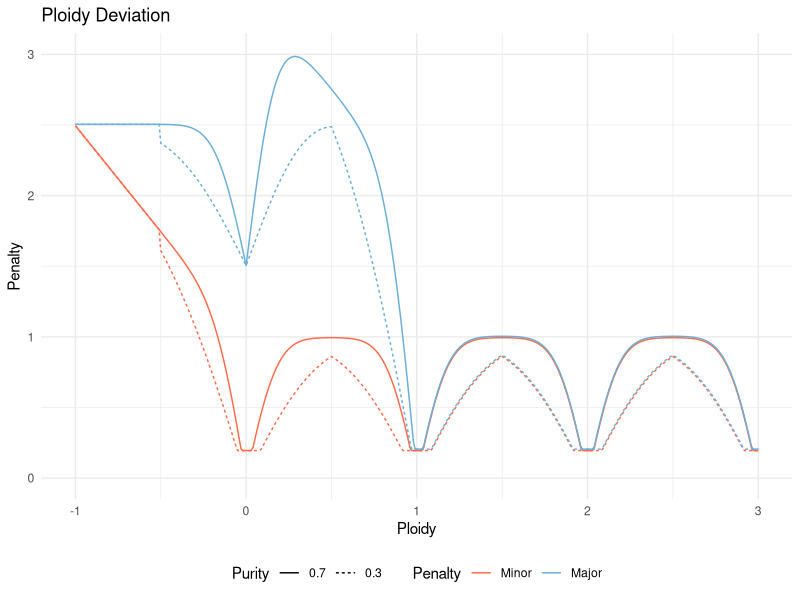

R code for this plot: (Note: this script raises an error after producing the figure.)
library(ggplot2)
library(tidyr)
library(dplyr)
library(cowplot)
theme_set(theme_bw())

ploidyPenaltyFactor = 0.3  
standardDeviation = 0.05
minStandardDeviationPerPloidyPoint = 1
majorAlleleSubOnePenaltyMultiplier = 2
majorAlleleSubOneAdditionalPenalty = 1.5
baselineDeviation = 0.2

alleleDeviation <- function(purity, normFactor, ploidy) {
  if (ploidy < -0.5) {
    return (1)
  }
  
  ploidyDistanceFromInteger = abs(ploidy - round(ploidy))
  standardDeviationsPerPloidy = max(minStandardDeviationPerPloidyPoint, purity * normFactor / 2/ standardDeviation)
  
  return (2 * pnorm(ploidyDistanceFromInteger * standardDeviationsPerPloidy) - 1)
}

subMininimumPloidyPenalty <- function(minPloidy, ploidy) {
  penalty = - majorAlleleSubOneAdditionalPenalty * (ploidy - minPloidy)
  return (min(majorAlleleSubOneAdditionalPenalty, max(penalty, 0)))
}

minorAlleleDeviation <- function(purity, normFactor, ploidy) {
  deviation = alleleDeviation(purity, normFactor, ploidy) + subMininimumPloidyPenalty(0, ploidy)
  return (max(deviation, baselineDeviation))
}

majorAlleleDeviation <- function(purity, normFactor, ploidy) {
  majorAlleleMultiplier = 1
  if (ploidy > 0 && ploidy < 1) {
    majorAlleleMultiplier = majorAlleleSubOnePenaltyMultiplier
  }
  
  deviation = majorAlleleMultiplier * alleleDeviation(purity, normFactor, ploidy) + subMininimumPloidyPenalty(1, ploidy)
  return (max(deviation, baselineDeviation))
}

eventPenalty <- function(majorAllele, minorAllele) {
  wholeGenomeDoublingDistance = 1 + (abs(majorAllele - 2)) + (abs(minorAllele - 2));
  singleEventDistance = (abs(majorAllele - 1)) + (abs(minorAllele - 1));
  
  return (1 + ploidyPenaltyFactor * min(singleEventDistance, wholeGenomeDoublingDistance))
}

ploidy = seq(-1, 3, by = 0.01)
highPurityMajorPenalty = data.frame(ploidy, penalty = sapply(ploidy, function (x) {majorAlleleDeviation(0.7, 1, x) + 0.005}))
highPurityMajorPenalty$Penalty <- "Major"
highPurityMajorPenalty$purity <- 0.7

highPurityMinorPenalty = data.frame(ploidy, penalty = sapply(ploidy, function (x) {minorAlleleDeviation(0.7, 1, x) - 0.005}))
highPurityMinorPenalty$Penalty <- "Minor"
highPurityMinorPenalty$purity <- 0.7

lowPurityMajorPenalty = data.frame(ploidy, penalty = sapply(ploidy, function (x) {majorAlleleDeviation(0.3, 1, x) + 0.005}))
lowPurityMajorPenalty$Penalty <- "Major"
lowPurityMajorPenalty$purity <- 0.3

lowPurityMinorPenalty = data.frame(ploidy, penalty = sapply(ploidy, function (x) {minorAlleleDeviation(0.3, 1, x) - 0.005}))
lowPurityMinorPenalty$Penalty <- "Minor"
lowPurityMinorPenalty$purity <- 0.3

df =  bind_rows(highPurityMajorPenalty, highPurityMinorPenalty,lowPurityMajorPenalty, lowPurityMinorPenalty) %>%
  mutate(Purity = factor(purity, levels = c(0.7, 0.3), ordered = T), Penalty = factor(Penalty, levels = c("Minor", "Major"), ordered = T))

ploidyColours = setNames(c("#6baed6", "#fb6a4a"),c("Major", "Minor"))


ggplot(df) +
  geom_line(aes(x = ploidy, y = penalty, color = Penalty, linetype = Purity)) +
  scale_color_manual(values = ploidyColours) + 
  xlab("Ploidy") + ylab("Penalty") + ggtitle("Ploidy Deviation") +
  theme( panel.border = element_blank()) + 
  theme(axis.ticks = element_blank(), legend.position="bottom") +
  ylim(0,3)


purityMatrix <- function(purity, ploidy) {
  resultMatrix = matrix(nrow = length(ploidy), ncol = length(ploidy))
  for (i in c(1:length(ploidy))){
    cat (i, " ")
    for (j in c(1:i)){
      majorPloidy = ploidy[i]
      minorPloidy = ploidy[j]
      totalPenalty = (majorAlleleDeviation(purity, 1, majorPloidy) + minorAlleleDeviation(purity, 1, minorPloidy)) * eventPenalty(majorPloidy, minorPloidy)
      resultMatrix[i,j] = totalPenalty
    }
  }
  
  return (resultMatrix)
}

purityDataFrame <- function(mat, ploidy) {
  df = cbind(majorAllele = ploidy, data.frame(mat))
  colnames(df) <- c("MajorAllele", ploidy)
  df = df %>% gather(MinorAllele, Penalty, -MajorAllele) %>% 
    filter(!is.na(Penalty)) %>% 
    mutate(MinorAllele = as.numeric(MinorAllele), MajorAllele = as.numeric(MajorAllele))
  
  return (df)
}

purityPenaltyPlot <- function(df) {
  ggplot(df) + 
    geom_tile(aes(x = MajorAllele, y = MinorAllele,  color = Penalty)) +
    scale_colour_gradientn(colours=c("blue","green","yellow","orange", "red"), limits = c(0, 15)) +
    theme( panel.border = element_blank()) + 
    xlab("Major Allele Ploidy") + ylab("Minor Allele Ploidy") 
}

ploidy = seq(-1, 8, by = 0.01)
lowPurityDF = purityDataFrame(purityMatrix(0.3, ploidy), ploidy)
highPurityDF = purityDataFrame(purityMatrix(0.7, ploidy), ploidy)

p1 = purityPenaltyPlot(lowPurityDF) + ggtitle("Ploidy Penalty @ 30% Purity") + theme(legend.position = "none")
p2 = purityPenaltyPlot(highPurityDF) + ggtitle("Ploidy Penalty @ 70% Purity")


pfinal = plot_grid(p1,p2, ncol = 2, rel_widths = c(0.9, 1), labels = "AUTO")
save_plot("~/hmf/RPlot/FittedPurityPenalty.png", pfinal, base_width = 8, base_height = 4)
  


